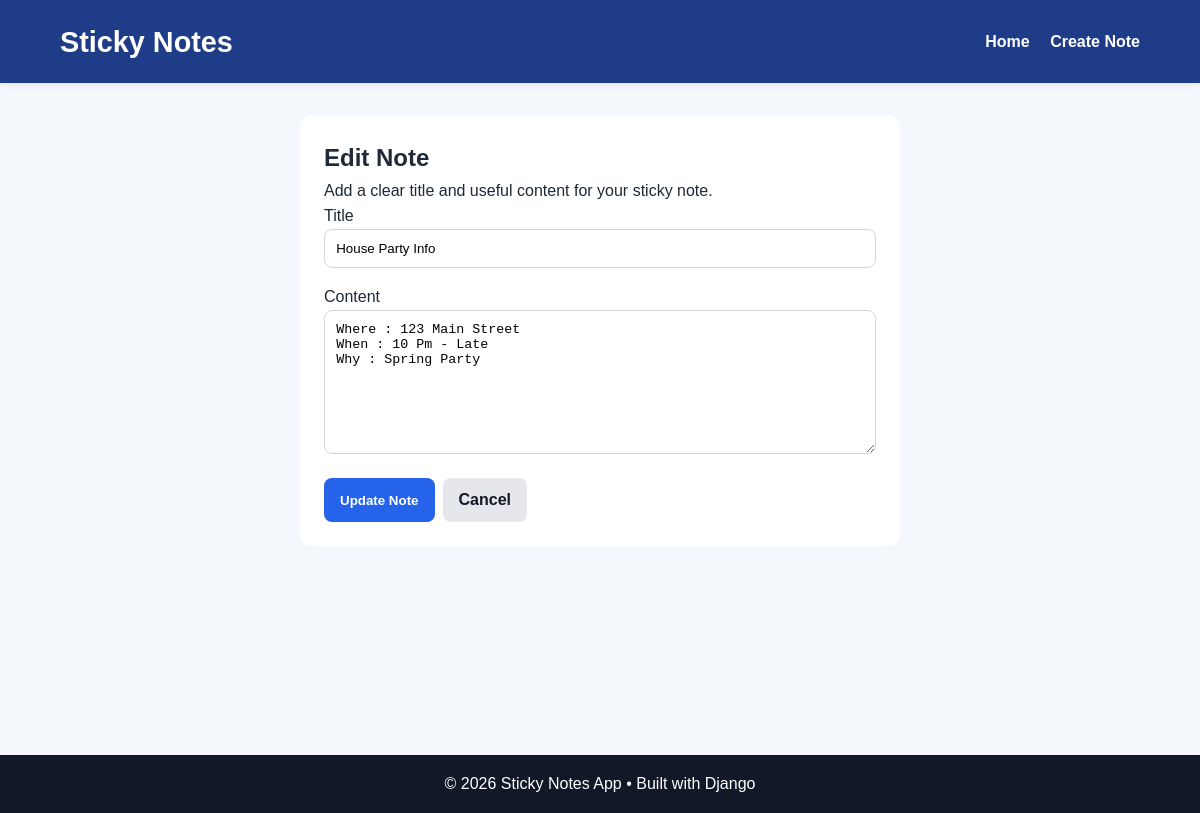
The app's page /note/1/edit/ with its own data.
### notes/models.py (models this page shows, shortened)
class Note(models.Model):
    title = models.CharField(max_length=200)
    content = models.TextField()
    created_at = models.DateTimeField(auto_now_add=True)
    updated_at = models.DateTimeField(auto_now=True)
    class Meta:
        ordering = ["-created_at"]

### notes/views.py (the view)
# urls.py: path("note/<int:pk>/edit/", views.note_update, name="note_update"),
def note_update(request, pk):
    note = get_object_or_404(Note, pk=pk)
    if request.method == "POST":
        form = NoteForm(request.POST, instance=note)
        if form.is_valid():
            form.save()
            return redirect("note_detail", pk=note.pk)
    else:
        form = NoteForm(instance=note)
    context = {
        "form": form,
        "page_title": "Edit Note",
        "button_text": "Update Note",
    }
    return render(request, "notes/note_form.html", context)

### notes/forms.py
class NoteForm(forms.ModelForm):
    class Meta:
        model = Note
        fields = ["title", "content"]
        widgets = {
            "title": forms.TextInput(
                attrs={
                    "class": "form-control",
                    "placeholder": "Enter note title",
                }
            ),
            "content": forms.Textarea(
                attrs={
                    "class": "form-control",
                    "placeholder": "Write your note here...",
                    "rows": 8,
                }
            ),
        }

### notes/templates/notes/note_form.html (shortened to what this page needs)
{% extends "base.html" %}
{% block content %}
<section class="form-wrapper">
    <div class="form-card">
        <h2>{{ page_title }}</h2>
        <p>Add a clear title and useful content for your sticky note.</p>
        <form method="post">
            <div class="form-group">
                <label for="{{ form.title.id_for_label }}">Title</label>
                {{ form.title }}
            </div>
            <div class="form-group">
                <label for="{{ form.content.id_for_label }}">Content</label>
                {{ form.content }}
            </div>
            <div class="form-actions">
                <button type="submit" class="btn btn-primary">{{ button_text }}</button>
                <a href="{% url 'note_list' %}" class="btn btn-secondary">Cancel</a>
            </div>
        </form>
    </div>
</section>
{% endblock %}

### notes/static/notes/styles.css (style rules this page uses)
* { box-sizing: border-box; margin: 0; padding: 0; }
body { font-family: Arial, Helvetica, sans-serif; background-color: #f4f7fb; color: #1f2937; line-height: 1.6; }
.btn { display: inline-block; padding: 0.6rem 1rem; border-radius: 8px; text-decoration: none; font-weight: bold; border: none; cursor: pointer; }
.btn-primary { background: #2563eb; color: #ffffff; }
.btn-secondary { background: #e5e7eb; color: #111827; }
.form-card { background: #ffffff; padding: 1.5rem; border-radius: 12px; max-width: 600px; margin: 0 auto; }
.form-group { margin-bottom: 1rem; }
.form-control { width: 100%; padding: 0.7rem; border-radius: 8px; border: 1px solid #d1d5db; }
.form-actions { display: flex; gap: 0.5rem; }

### records on screen
Note: title "House Party Info", content "Where : 123 Main Street When : 10 Pm - Late Why : Spring Party"

### other values on screen
{{ page_title }} "Edit Note"
{{ button_text }} "Update Note"
